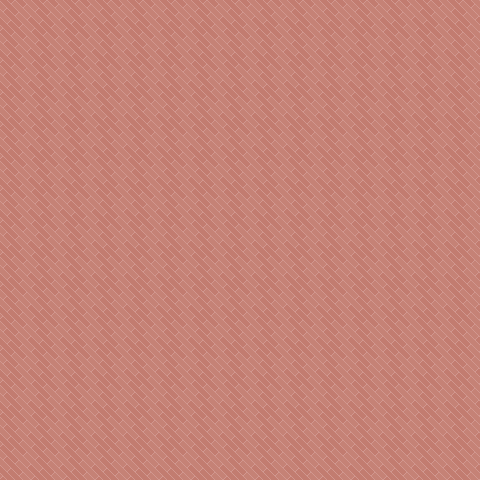

A level layout from a 2D game, rendered from its tile map. Below: a short description, then the map file with its tile-grid data intact:
An orthogonal 15x15 tile map with 32x32 px tiles, 1 tile layer (Background) and 1 object (roySpawn).

<map version="1.10" tiledversion="1.10.2" orientation="orthogonal" renderorder="right-down" width="15" height="15" tilewidth="32" tileheight="32" infinite="0" nextlayerid="4" nextobjectid="3">
 <editorsettings>
  <export target="Choice1_troubleMakerEnding.json" format="json" />
 </editorsettings>
 <tileset firstgid="1" name="anotherStuff" tilewidth="32" tileheight="32" tilecount="512" columns="16">
  <image source="anotherStuff.png" trans="000000" width="528" height="1024" />
 </tileset>
 <layer id="1" name="Background" width="15" height="15">
  <data encoding="csv">
474,474,474,474,474,474,474,474,474,474,474,474,474,474,474,
474,474,474,474,474,474,474,474,474,474,474,474,474,474,474,
474,474,474,474,474,474,474,474,474,474,474,474,474,474,474,
474,474,474,474,474,474,474,474,474,474,474,474,474,474,474,
474,474,474,474,474,474,474,474,474,474,474,474,474,474,474,
474,474,474,474,474,474,474,474,474,474,474,474,474,474,474,
474,474,474,474,474,474,474,474,474,474,474,474,474,474,474,
474,474,474,474,474,474,474,474,474,474,474,474,474,474,474,
474,474,474,474,474,474,474,474,474,474,474,474,474,474,474,
474,474,474,474,474,474,474,474,474,474,474,474,474,474,474,
474,474,474,474,474,474,474,474,474,474,474,474,474,474,474,
474,474,474,474,474,474,474,474,474,474,474,474,474,474,474,
474,474,474,474,474,474,474,474,474,474,474,474,474,474,474,
474,474,474,474,474,474,474,474,474,474,474,474,474,474,474,
474,474,474,474,474,474,474,474,474,474,474,474,474,474,474
</data>
 </layer>
 <objectgroup id="3" name="roySpawn">
  <object id="1" name="roySpawn" x="224" y="160">
   <point />
  </object>
 </objectgroup>
</map>
